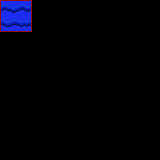

This game map was drawn from its Tiled (.tmx) file and the tilesets committed beside it. A one-line description and the full map source follow:
An orthogonal 5x5 tile map with 32x32 px tiles, 3 tile layers (regions, input_tile, output_collision).

<map version="1.9" tiledversion="1.9.1" orientation="orthogonal" renderorder="right-down" width="5" height="5" tilewidth="32" tileheight="32" infinite="0" nextlayerid="4" nextobjectid="1">
 <tileset firstgid="1" name="tileset" tilewidth="32" tileheight="32" tilecount="8" columns="8">
  <image source="../../tilesets/tileset.png" width="256" height="32" />
 </tileset>
 <layer id="3" name="regions" width="5" height="5">
  <data encoding="csv">
1,0,0,0,0,
0,0,0,0,0,
0,0,0,0,0,
0,0,0,0,0,
0,0,0,0,0
</data>
 </layer>
 <layer id="2" name="input_tile" width="5" height="5">
  <data encoding="csv">
1,0,0,0,0,
0,0,0,0,0,
0,0,0,0,0,
0,0,0,0,0,
0,0,0,0,0
</data>
 </layer>
 <layer id="1" name="output_collision" width="5" height="5">
  <data encoding="csv">
4,0,0,0,0,
0,0,0,0,0,
0,0,0,0,0,
0,0,0,0,0,
0,0,0,0,0
</data>
 </layer>
</map>
